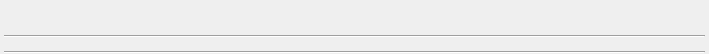
<?xml version="1.0" encoding="UTF-8"?>
<ui version="4.0">
 <class>GUI_PlayerPlugin</class>
 <widget class="QWidget" name="GUI_PlayerPlugin">
  <property name="geometry">
   <rect>
    <x>0</x>
    <y>0</y>
    <width>709</width>
    <height>54</height>
   </rect>
  </property>
  <layout class="QVBoxLayout" name="verticalLayout">
   <property name="spacing">
    <number>3</number>
   </property>
   <property name="leftMargin">
    <number>4</number>
   </property>
   <property name="topMargin">
    <number>0</number>
   </property>
   <property name="rightMargin">
    <number>4</number>
   </property>
   <property name="bottomMargin">
    <number>0</number>
   </property>
   <item>
    <widget class="QWidget" name="header_widget" native="true">
     <layout class="QGridLayout" name="gridLayout">
      <property name="leftMargin">
       <number>0</number>
      </property>
      <property name="rightMargin">
       <number>0</number>
      </property>
      <item row="0" column="1">
       <widget class="PluginCloseButton" name="btn_close">
        <property name="sizePolicy">
         <sizepolicy hsizetype="Minimum" vsizetype="Maximum">
          <horstretch>0</horstretch>
          <verstretch>0</verstretch>
         </sizepolicy>
        </property>
        <property name="minimumSize">
         <size>
          <width>20</width>
          <height>20</height>
         </size>
        </property>
        <property name="maximumSize">
         <size>
          <width>20</width>
          <height>20</height>
         </size>
        </property>
        <property name="text">
         <string/>
        </property>
        <property name="flat">
         <bool>true</bool>
        </property>
       </widget>
      </item>
      <item row="1" column="0" colspan="2">
       <widget class="Line" name="line">
        <property name="orientation">
         <enum>Qt::Horizontal</enum>
        </property>
       </widget>
      </item>
      <item row="0" column="0">
       <widget class="QLabel" name="lab_title">
        <property name="sizePolicy">
         <sizepolicy hsizetype="Preferred" vsizetype="Maximum">
          <horstretch>0</horstretch>
          <verstretch>0</verstretch>
         </sizepolicy>
        </property>
        <property name="text">
         <string/>
        </property>
       </widget>
      </item>
     </layout>
    </widget>
   </item>
   <item>
    <widget class="Line" name="line_2">
     <property name="orientation">
      <enum>Qt::Horizontal</enum>
     </property>
    </widget>
   </item>
  </layout>
 </widget>
 <customwidgets>
  <customwidget>
   <class>PluginCloseButton</class>
   <extends>QPushButton</extends>
   <header>GUI/Plugins/Generic/PluginCloseButton.h</header>
  </customwidget>
 </customwidgets>
 <resources/>
 <connections/>
</ui>
